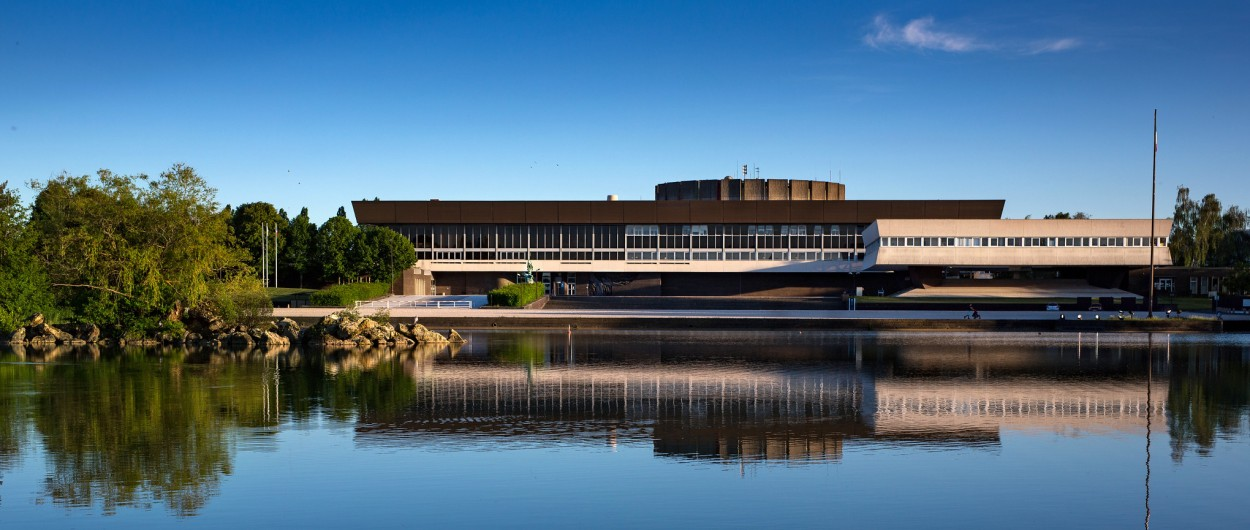
#> input picture poster/results/polyt.jpg, 1250 x 530 px
$ python 14_tile_overview_polyt.py
#> lines starting #> are read from the running program, lines starting #| are printed output that depends on the picture
"""
poster/14_tile_overview_polyt.py — tile_grid_overview sur polyt.jpg (crop 1920x1080)
"""
import os
import numpy as np
import matplotlib.pyplot as plt
import matplotlib.patches as patches
from PIL import Image

RESULTS  = os.path.join(os.path.dirname(__file__), "results")
IMG_PATH = os.path.join(RESULTS, "polyt.jpg")
OUT_PATH = os.path.join(RESULTS, "tile_grid_overview_polyt.png")

PATCH_SIZE = 256
OVERLAP    = 32
STRIDE     = PATCH_SIZE - OVERLAP
W, H       = 1920, 1080


def get_patch_coords(H, W, patch_size, overlap):
    stride = patch_size - overlap
    coords = []
    y = 0
    while True:
        y0 = min(y, H - patch_size)
        x = 0
        while True:
            x0 = min(x, W - patch_size)
            coords.append((y0, x0))
            if x0 + patch_size >= W:
                break
            x += stride
        if y0 + patch_size >= H:
            break
        y += stride
    return coords


# Charger et crop 1920x1080 centré
img = Image.open(IMG_PATH).convert("RGB")
#> img is the input picture: PIL image 1250x530 RGB; mean R, G, B 81.1, 109, 128.1
iw, ih = img.size
#> iw = 1250; ih = 530
target_ratio = W / H
img_ratio    = iw / ih
#> img_ratio = 2.36
if img_ratio > target_ratio:
    new_w = int(ih * target_ratio)
#> new_w = 942
    left  = (iw - new_w) // 2
#> left = 154
    img   = img.crop((left, 0, left + new_w, ih))
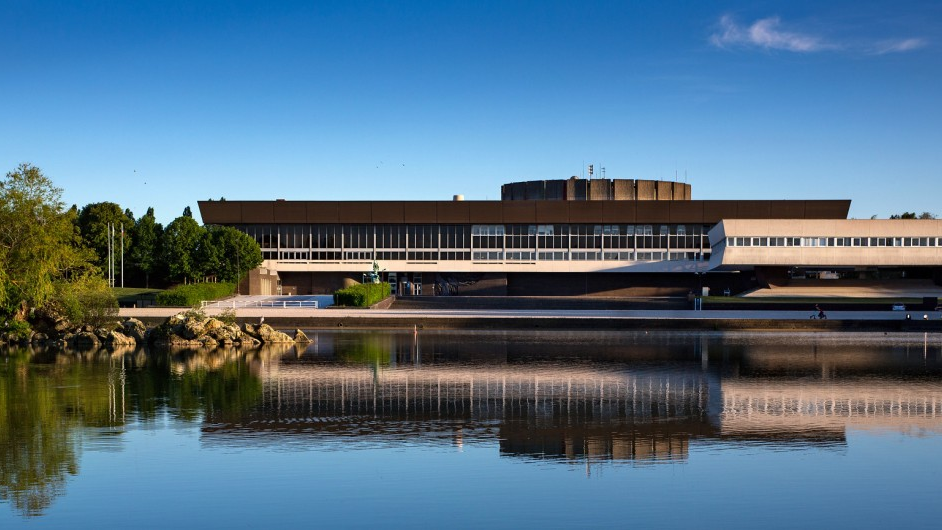
#> img: PIL image 942x530 RGB; mean R, G, B 83.9, 112.4, 133.2
else:
    new_h = int(iw / target_ratio)
    top   = (ih - new_h) // 2
    img   = img.crop((0, top, iw, top + new_h))
img = img.resize((W, H), Image.LANCZOS)
#> img: PIL image 1920x1080 RGB
frame_img = np.array(img)

coords = get_patch_coords(H, W, PATCH_SIZE, OVERLAP)
n_x = len(set(c[1] for c in coords))
n_y = len(set(c[0] for c in coords))

fig, ax = plt.subplots(figsize=(14, 8))
ax.imshow(frame_img, alpha=0.75)

colors = ["#3498db", "#e74c3c", "#2ecc71", "#f39c12"]
for i, (y0, x0) in enumerate(coords):
    col = colors[i % len(colors)]
    ax.add_patch(patches.Rectangle((x0, y0), PATCH_SIZE, PATCH_SIZE,
                                    linewidth=0.6, edgecolor=col, facecolor=col, alpha=0.08))
    ax.add_patch(patches.Rectangle((x0, y0), PATCH_SIZE, PATCH_SIZE,
                                    linewidth=0.6, edgecolor="white", facecolor="none", alpha=0.6))

# Overlap highlight entre les 2 premières tuiles
if len(coords) >= 2:
    y0, x0 = coords[0]
    ov_x = x0 + STRIDE
    ax.add_patch(patches.Rectangle((ov_x, y0), OVERLAP, PATCH_SIZE,
                                    linewidth=1.5, edgecolor="yellow",
                                    facecolor="yellow", alpha=0.35))

ax.annotate(
    f"patch {PATCH_SIZE}×{PATCH_SIZE}",
    xy=(coords[1][1] + PATCH_SIZE / 2, coords[0][0] + PATCH_SIZE / 2),
    fontsize=8, color="white", ha="center", va="center",
    bbox=dict(boxstyle="round,pad=0.2", fc="black", alpha=0.6)
)

ax.set_xlim(0, W)
ax.set_ylim(H, 0)
ax.set_title(
    f"Tiling — {W}×{H} → {len(coords)} tiles ({n_y} rows × {n_x} cols)\n"
    f"patch={PATCH_SIZE}×{PATCH_SIZE} | overlap={OVERLAP}px | stride={STRIDE}px",
    fontsize=11, fontweight="bold"
)
ax.set_xlabel("x (pixels)", fontsize=9)
ax.set_ylabel("y (pixels)", fontsize=9)

handles = [
    patches.Patch(facecolor="steelblue", edgecolor="white", alpha=0.5, label="Tiles"),
    patches.Patch(facecolor="yellow",    edgecolor="black",  alpha=0.5, label=f"Overlap ({OVERLAP}px)"),
]
ax.legend(handles=handles, loc="lower right", fontsize=9)

plt.tight_layout()
plt.savefig(OUT_PATH, dpi=120, bbox_inches="tight")
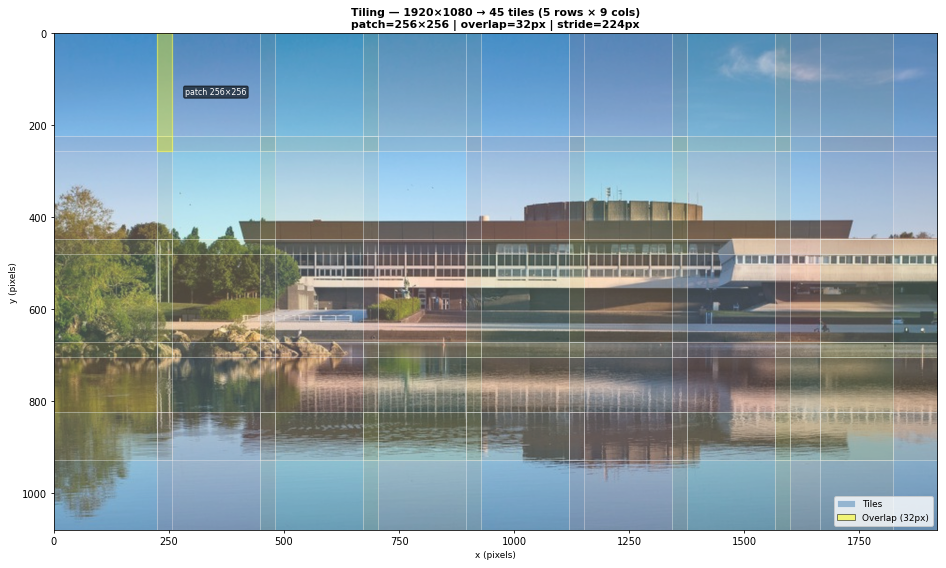
#> figure drawn by matplotlib, 1 panel
plt.close()
print(f"Saved: {OUT_PATH}")

$ run again, with poster/results/comparison_000.png saved as poster/results/polyt.jpg
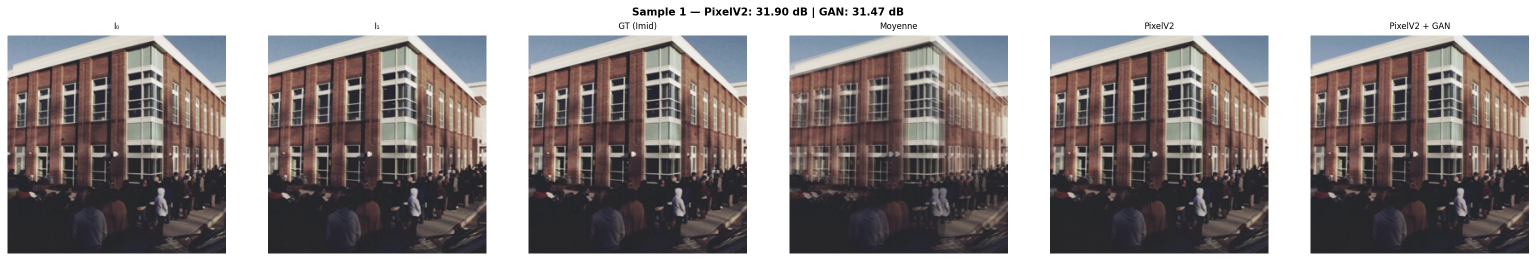
#> input picture poster/results/comparison_000.png, 3072 x 522 px (shown at 1/2 size)
#> img is the input picture: PIL image 3072x522 RGB; mean R, G, B 144.5, 137.4, 136.7
#> `img   = img.crop((left, 0, left + new_w, ih))`:
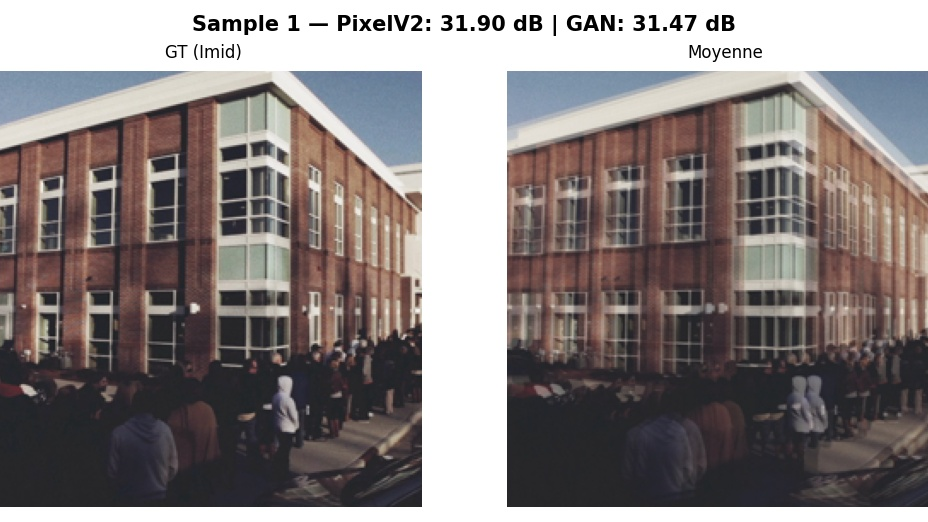
#> img: PIL image 928x522 RGB; mean R, G, B 135.8, 128.2, 127.6
#> `plt.savefig(OUT_PATH, dpi=120, bbox_inches="tight")`:
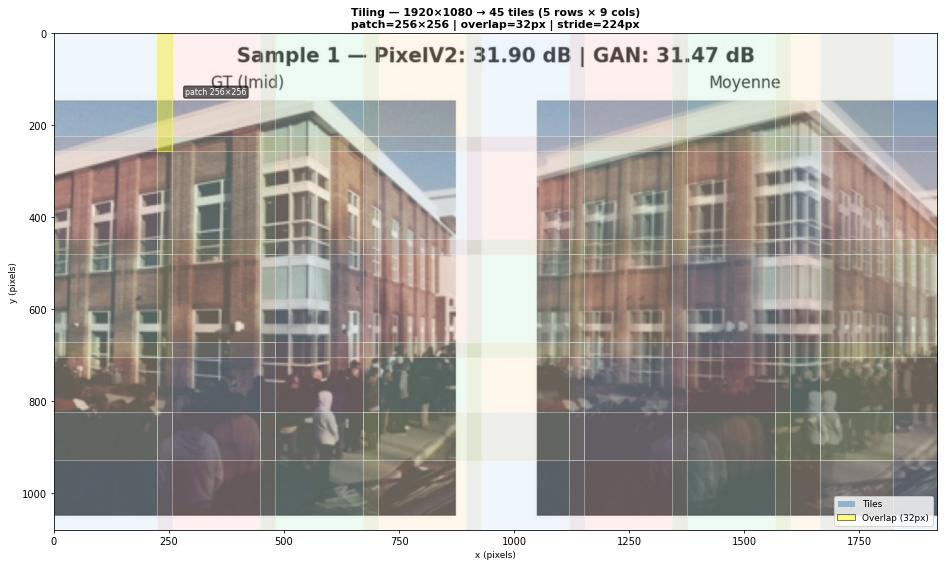
#> figure drawn by matplotlib, 1 panel
